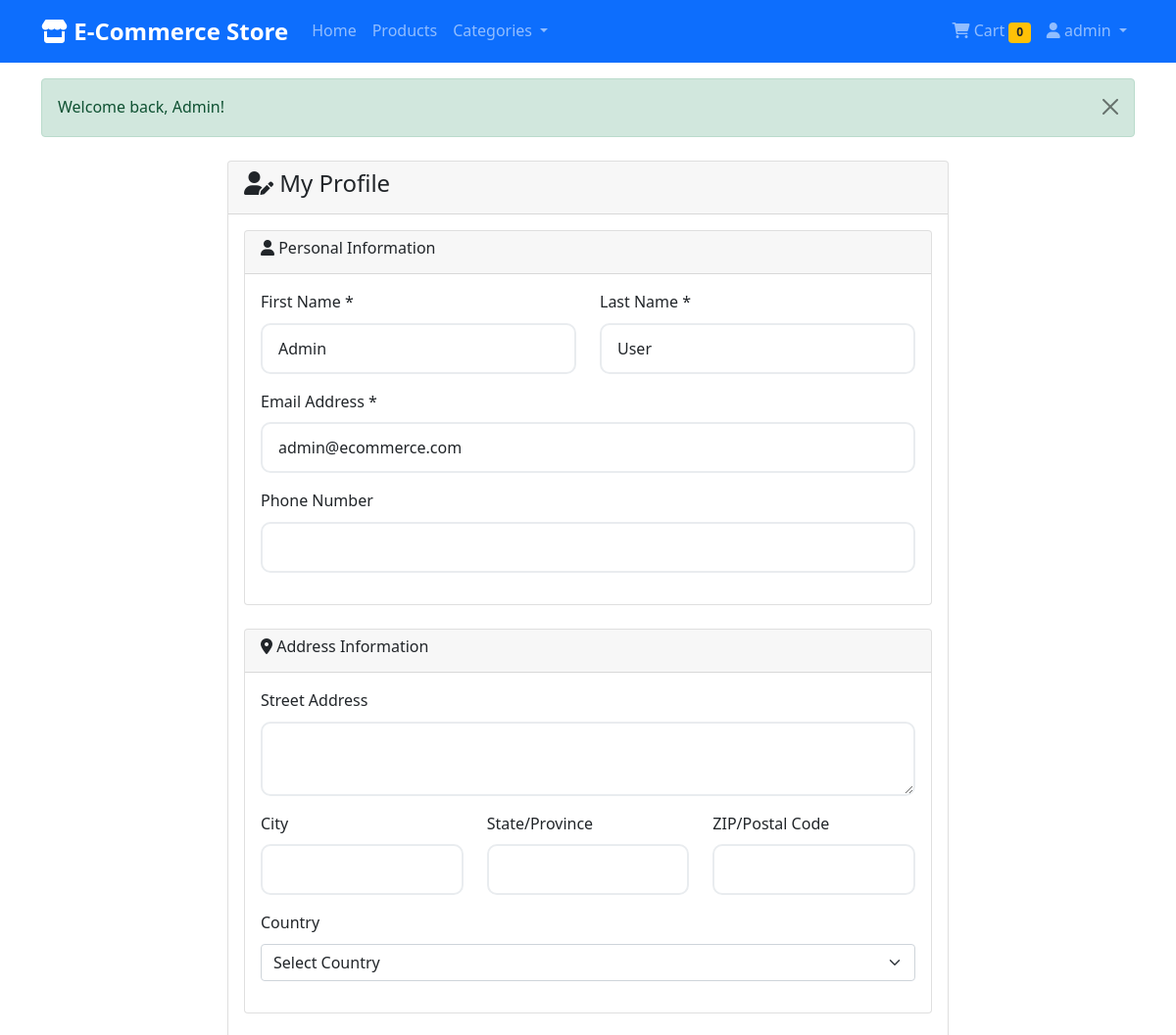
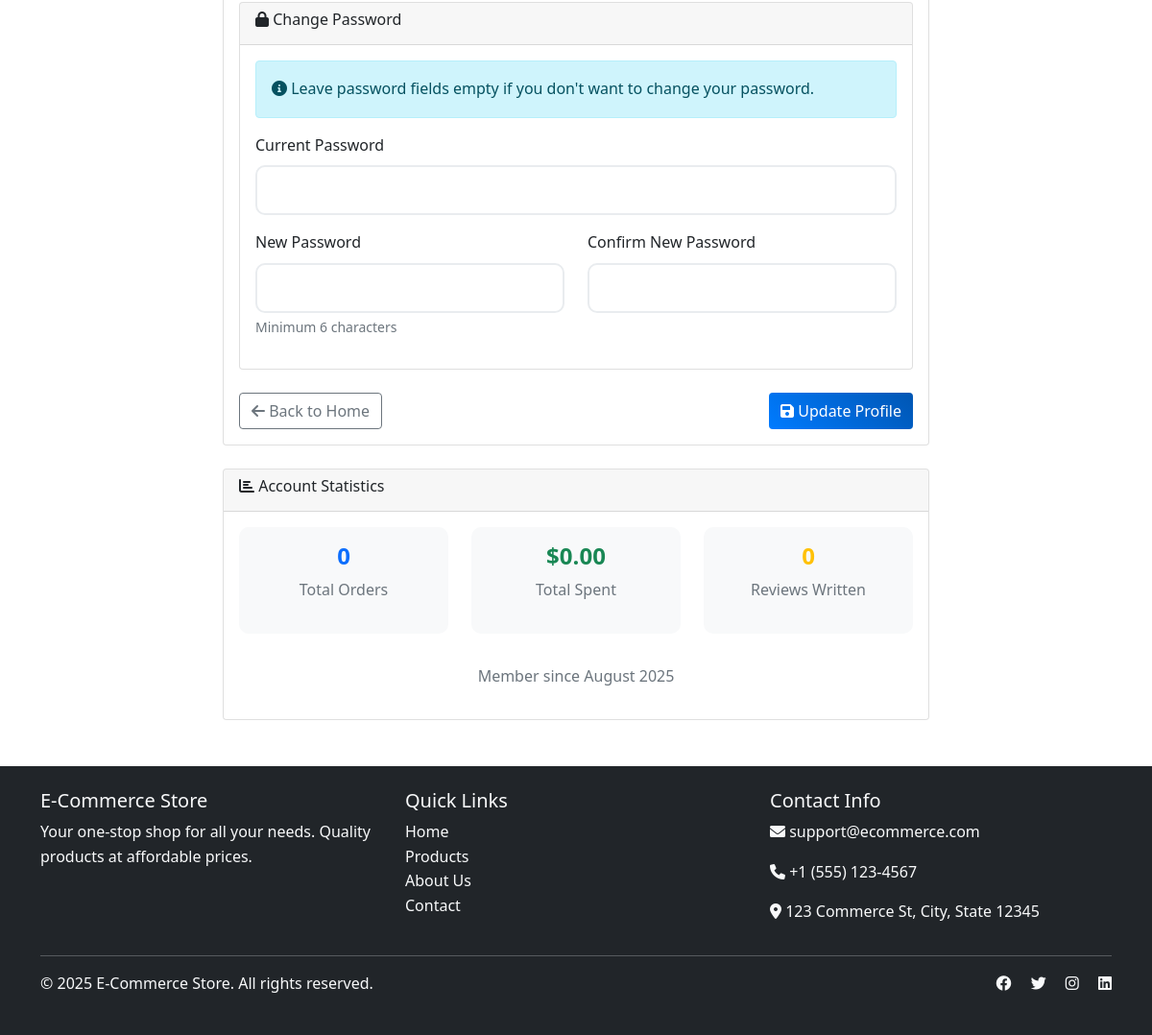
The app's page /profile.php (signed in) with its own data (2 pictures, top to bottom).
### tables this page shows
CREATE TABLE users (
    id INT AUTO_INCREMENT PRIMARY KEY,
    username VARCHAR(50) UNIQUE NOT NULL,
    email VARCHAR(100) UNIQUE NOT NULL,
    password VARCHAR(255) NOT NULL,
    first_name VARCHAR(50) NOT NULL,
    last_name VARCHAR(50) NOT NULL,
    phone VARCHAR(20),
    address TEXT,
    city VARCHAR(50),
    state VARCHAR(50),
    zip_code VARCHAR(10),
    country VARCHAR(50),
    is_admin BOOLEAN DEFAULT FALSE,
    created_at TIMESTAMP DEFAULT CURRENT_TIMESTAMP,
    updated_at TIMESTAMP DEFAULT CURRENT_TIMESTAMP ON UPDATE CURRENT_TIMESTAMP
);

### profile.php (the view, shortened to what this page needs)
<?php
include 'includes/header.php';
$stmt = $pdo->prepare("SELECT * FROM users WHERE id = ?");
$stmt->execute([$_SESSION['user_id']]);
$user = $stmt->fetch();
?>
<div class="row">
    <div class="col-lg-8 mx-auto">
        <div class="card">
            <div class="card-header">
                <h4><i class="fas fa-user-edit"></i> My Profile</h4>
            </div>
            <div class="card-body">
                <form method="POST" data-validate>
                    <div class="card mb-4">
                        <div class="card-header">
                            <h6><i class="fas fa-user"></i> Personal Information</h6>
                        </div>
                        <div class="card-body">
                            <div class="row">
                                <div class="col-md-6 mb-3">
                                    <label for="first_name" class="form-label">First Name *</label>
                                    <input type="text" class="form-control" id="first_name" name="first_name"
                                           value="<?php echo htmlspecialchars($user['first_name']); ?>" required>
                                </div>
                                <div class="col-md-6 mb-3">
                                    <label for="last_name" class="form-label">Last Name *</label>
                                    <input type="text" class="form-control" id="last_name" name="last_name"
                                           value="<?php echo htmlspecialchars($user['last_name']); ?>" required>
                                </div>
                            </div>
                            <div class="mb-3">
                                <label for="email" class="form-label">Email Address *</label>
                                <input type="email" class="form-control" id="email" name="email"
                                       value="<?php echo htmlspecialchars($user['email']); ?>" required>
                            </div>
                            <div class="mb-3">
                                <label for="phone" class="form-label">Phone Number</label>
                                <input type="tel" class="form-control" id="phone" name="phone"
                                       value="<?php echo htmlspecialchars($user['phone']); ?>">
                            </div>
                        </div>
                    </div>
                    <div class="card mb-4">
                        <div class="card-header">
                            <h6><i class="fas fa-map-marker-alt"></i> Address Information</h6>
                        </div>
                        <div class="card-body">
                            <div class="mb-3">
                                <label for="address" class="form-label">Street Address</label>
                                <textarea class="form-control" id="address" name="address" rows="2"><?php echo htmlspecialchars($user['address']); ?></textarea>
                            </div>
                            <div class="row">
                                <div class="col-md-4 mb-3">
                                    <label for="city" class="form-label">City</label>
                                    <input type="text" class="form-control" id="city" name="city"
                                           value="<?php echo htmlspecialchars($user['city']); ?>">
                                </div>
                                <div class="col-md-4 mb-3">
                                    <label for="state" class="form-label">State/Province</label>
                                    <input type="text" class="form-control" id="state" name="state"
                                           value="<?php echo htmlspecialchars($user['state']); ?>">
                                </div>
                                <div class="col-md-4 mb-3">
                                    <label for="zip_code" class="form-label">ZIP/Postal Code</label>
                                    <input type="text" class="form-control" id="zip_code" name="zip_code"
                                           value="<?php echo htmlspecialchars($user['zip_code']); ?>">
                                </div>
                            </div>
                            <div class="mb-3">
                                <label for="country" class="form-label">Country</label>
                                <select class="form-select" id="country" name="country">
                                    <option value="">Select Country</option>
                                </select>
                            </div>
                        </div>
                    </div>
                    <div class="card mb-4">
                        <div class="card-header">
                            <h6><i class="fas fa-lock"></i> Change Password</h6>
                        </div>
                        <div class="card-body">
                            <div class="alert alert-info">
                                <i class="fas fa-info-circle"></i> Leave password fields empty if you don't want to change your password.
                            </div>
                            <div class="mb-3">
                                <label for="current_password" class="form-label">Current Password</label>
                                <input type="password" class="form-control" id="current_password" name="current_password">
                            </div>
                            <div class="row">
                                <div class="col-md-6 mb-3">
                                    <label for="new_password" class="form-label">New Password</label>
                                    <input type="password" class="form-control" id="new_password" name="new_password">
                                    <div class="form-text">Minimum 6 characters</div>
                                </div>
                                <div class="col-md-6 mb-3">
                                    <label for="confirm_password" class="form-label">Confirm New Password</label>
                                    <input type="password" class="form-control" id="confirm_password" name="confirm_password">
                                </div>
                            </div>
                        </div>
                    </div>
                    <div class="d-flex justify-content-between">
                        <a href="index.php" class="btn btn-outline-secondary">
                            <i class="fas fa-arrow-left"></i> Back to Home
                        </a>
                        <button type="submit" class="btn btn-primary">
                            <i class="fas fa-save"></i> Update Profile
                        </button>
                    </div>
                </form>
            </div>
        </div>
        <div class="card mt-4">
            <div class="card-header">
                <h6><i class="fas fa-chart-bar"></i> Account Statistics</h6>
            </div>
            <div class="card-body">
                <div class="row text-center">
                    <?php
                    $stmt = $pdo->prepare("SELECT COUNT(*) FROM orders WHERE user_id = ?");
                    $stmt->execute([$_SESSION['user_id']]);
                    $total_orders = $stmt->fetchColumn();
                    $stmt = $pdo->prepare("SELECT SUM(total_amount) FROM orders WHERE user_id = ? AND payment_status = 'completed'");
                    $stmt->execute([$_SESSION['user_id']]);
                    $total_spent = $stmt->fetchColumn() ?: 0;
                    $stmt = $pdo->prepare("SELECT COUNT(*) FROM reviews WHERE user_id = ?");
                    $stmt->execute([$_SESSION['user_id']]);
                    $total_reviews = $stmt->fetchColumn();
                    ?>
                    <div class="col-md-4">
                        <div class="stat-item">
                            <h4 class="text-primary"><?php echo $total_orders; ?></h4>
                            <p class="text-muted">Total Orders</p>
                        </div>
                    </div>
                    <div class="col-md-4">
                        <div class="stat-item">
                            <h4 class="text-success"><?php echo formatPrice($total_spent); ?></h4>
                            <p class="text-muted">Total Spent</p>
                        </div>
                    </div>
                    <div class="col-md-4">
                        <div class="stat-item">
                            <h4 class="text-warning"><?php echo $total_reviews; ?></h4>
                            <p class="text-muted">Reviews Written</p>
                        </div>
                    </div>
                </div>
                <div class="text-center mt-3">
                    <p class="text-muted">Member since <?php echo date('F Y', strtotime($user['created_at'])); ?></p>
                </div>
            </div>
        </div>
    </div>
</div>
<?php include 'includes/footer.php'; ?>

### assets/css/style.css (style rules this page uses)
body { font-family: 'Segoe UI', Tahoma, Geneva, Verdana, sans-serif; line-height: 1.6; }
.btn-primary { background: linear-gradient(45deg, #007bff, #0056b3); border: none; transition: all 0.3s ease; }
.form-control { border-radius: 10px; border: 2px solid #e9ecef; padding: 0.75rem 1rem; transition: border-color 0.3s ease; }
.stat-item { padding: 1rem; border-radius: 10px; background: #f8f9fa; margin-bottom: 1rem; }
.stat-item h4 { margin-bottom: 0.5rem; font-weight: bold; }

### records on screen
users: first_name "Admin", last_name "User", email "admin@ecommerce.com", created_at "August 2025"

### other values on screen
getCartCount($pdo) "0"
$_SESSION['username'] "admin"
$message "Welcome back, Admin!"
$total_orders "0"
formatPrice($total_spent) "$0.00"
$total_reviews "0"
